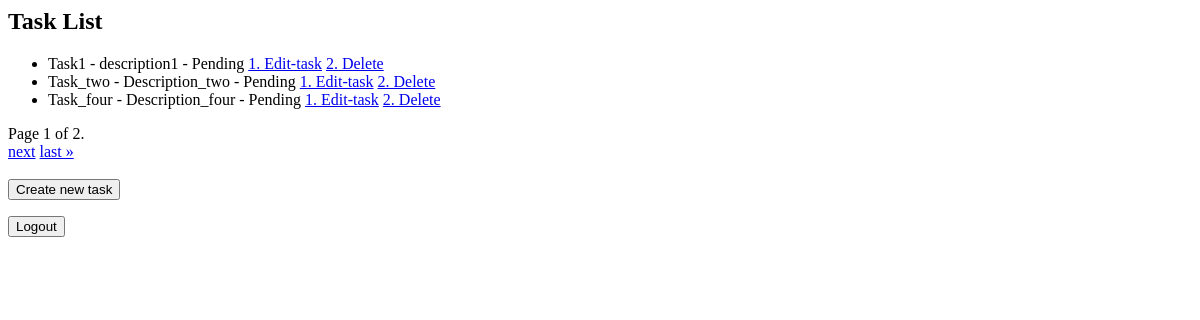
Page /task/task_list/ (signed in) on the earlier database version.
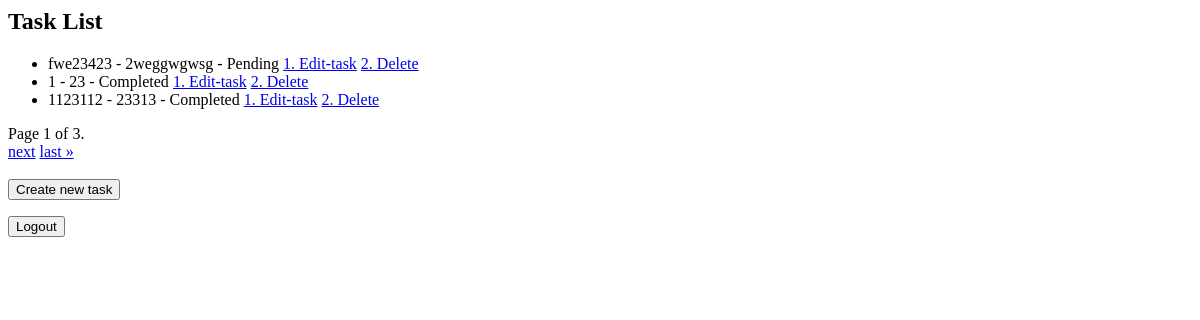
Same page on the later database version.
### tasks/models.py (models this page shows, shortened)
class Task(models.Model):
    title = models.CharField(max_length=20, blank=False, unique=True, null=True)
    description = models.TextField(max_length=20, blank=False, null=True)
    is_completed = models.BooleanField(default=False)
    created_at = models.DateTimeField(auto_now_add=True)
    updated_at = models.DateTimeField(auto_now=True)

### tasks/views.py (the view)
# urls.py: path("task_list/", TaskListView.as_view(), name="task_list"),
class TaskListView(LoginRequiredMixin, ListView):
    model = Task
    context_object_name = "tasks"
    paginate_by = 3
    template_name = "tasks/task_list.html"
    login_url = "/login"

### tasks/templates/tasks/task_list.html (shortened to what this page needs)
<h2>Task List</h2>
{% if page_obj %}
<ul>
  {% for task in page_obj %}
  <li>
    {{ task.title }} - {{ task.description }} -
    {% if task.is_completed %}
    Completed
    {% else %}
    Pending
    {% endif %}
    <a href="{% url 'update-task' pk=task.pk %}">1. Edit-task</a>
    <a href="{% url 'delete-task' pk=task.pk %}">2. Delete</a>
  </li>
  {% endfor %}
</ul>
{% else %}
<p>No tasks available.</p>
{% endif %}
<div class="pagination">
  <span class="current">
    Page {{ page_obj.number }} of {{ page_obj.paginator.num_pages }}.
  </span> <br>
  <span class="step-links">
    {% if page_obj.has_next %}
    <a href="{% url 'task_list_paginated' page=page_obj.next_page_number %}">next</a>
    <a href="{% url 'task_list_paginated' page=page_obj.paginator.num_pages %}">last &raquo;</a>
    {% endif %}
  </span>
</div><br>
<form method='POST' action="{% url 'create_task' %}">
  <button type="submit">Create new task</button>
</form>
<form method="POST" action="{% url 'logout' %}">
  <button type="submit">Logout</button>
</form>

Differences in the rows shown:
removed Task: title "Task1", description "description1", is_completed "Pending"
removed Task: title "Task_two", description "Description_two", is_completed "Pending"
removed Task: title "Task_four", description "Description_four", is_completed "Pending"
added Task: title "fwe23423", description "2weggwgwsg", is_completed "Pending"
added Task: title "1", description "23", is_completed "Completed"
added Task: title "1123112", description "23313", is_completed "Completed"
Other differences:
{{ page_obj.paginator.num_pages }}: "2" → "3"
